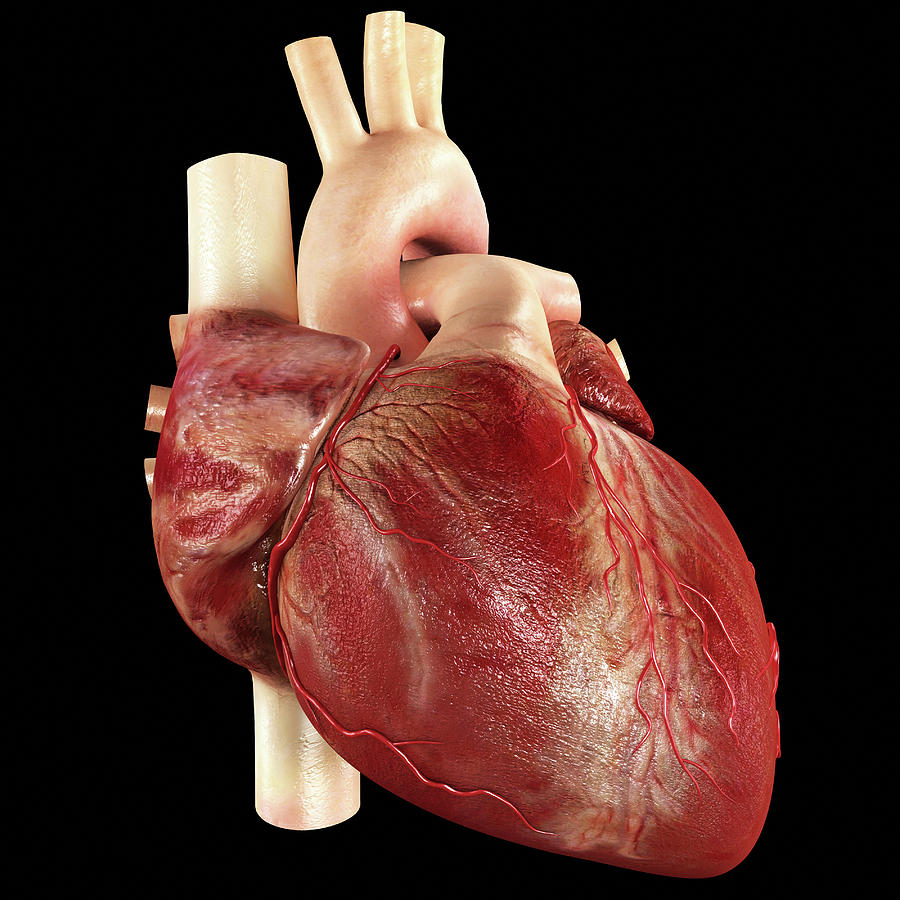
#> input picture Traitement_image/Transformee_Fourier/coeur.jpg, 900 x 900 px
$ python Transfor_Fourier.py
#> lines starting #> are read from the running program, lines starting #| are printed output that depends on the picture
import numpy as np
import cv2 as cv
from matplotlib import pyplot as plt


image=cv.imread("coeur.jpg")
#> image is the input picture: shape (900, 900, 3); mean B, G, R 37.6, 44, 74.6
cv.imshow('image originale',image)


#=====================
# Transformée de Fourier discrète (TFD)
# conversion de l'image en niveau de gris
imf = cv.cvtColor(image, cv.COLOR_BGR2GRAY)
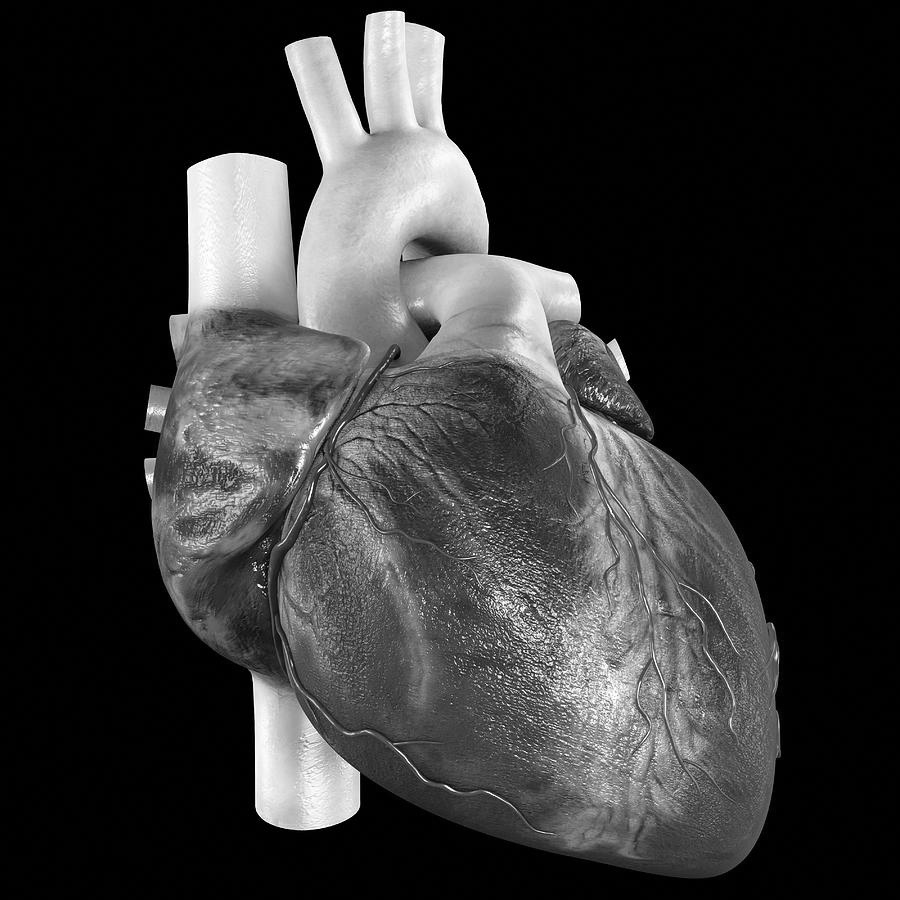
#> imf: shape (900, 900); min 0, max 255, mean 52.4

# vérification des caractéristiques de l'image en niveaux de gris
print(imf.dtype)
#| uint8
print(imf.shape)
#| (900, 900)

# TF = décomposition en fonction sinusoïdales (sinus et cosinus) de l'image en entrée
# j'apprends un truc : pour certaines valeurs de tailles d'images, la TFD est plus rapide, du coup on va redimensionner l'image pour que ses dimensions soient des puissances de 2
# optimisation de la taille de l'image pour la TFD / partie non obligatoire
rows, cols = imf.shape
#> rows = 900; cols = 900
new_rows = cv.getOptimalDFTSize(rows)
#> new_rows = 900
new_cols = cv.getOptimalDFTSize(cols)
#> new_cols = 900
# on ajoute des bordures noires (remplissage par des zéros)
bordure = cv.copyMakeBorder(imf, 0, new_rows - rows, 0, new_cols - cols, cv.BORDER_CONSTANT, value=[0, 0, 0])
# https://docs.opencv.org/4.x/d8/d01/tutorial_discrete_fourier_transform.html
# transformée de fourier = nombre complexe en sortie, chaque pixel posséde donc 2 valeurs (partie réelle et partie imaginaire) -> on doit créer une image avec 2 canaux
partR_partIm_mono_canal = [np.float32(bordure) , np.float32(np.zeros(bordure.shape))]

Image_complexe = cv.merge(partR_partIm_mono_canal)  # fusion des 2 canaux en une seule image a 2 canaux avec la fonction cv.merge

# vérification des caractéristiques de l'image complexe parce que j'avais une erreur = error: (-215:Assertion failed) type == CV_32FC1 || type == CV_32FC2 || type == CV_64FC1 || type == CV_64FC2 in function 'cv::dft'
# correction : j'utilisais l'image d'origine et non pas l'image en niveaux de gris dans mon padding, le type de paramètre d'entrée de la fonction cv.dft n'étais pas respecté (j'avais 6 canaux au lieu de 2)

print(Image_complexe.dtype) #float32
#| float32
print(Image_complexe.shape) #(hauteur, largeur, nb_canaux) pour que la TFD fonctionne, nb_canaux doit être égal à 2
#| (900, 900, 2)

# calcul de la TFD
# calcul de la TFD en place avec la fonction cv.dft(source, destination = source) -> le résultat est stocké dans la matrice d'entrée Image_complexe = gain de mémoire
# pour un soucis de clarté (du moins pour moi), je préfère stocker le résultat dans une nouvelle variable contrairement à ce qui est fait dans la doc
image_TF = cv.dft(Image_complexe)
# séparation des 2 canaux (partie réelle et partie imaginaire)
partieR, partieI = cv.split(image_TF)
# calcul du spectre de magnitude
magnitude_spectre = cv.magnitude(partieR, partieI)
# passage en échelle logarithmique pour une meilleure visualisation
magnitude_spectre += 1  # on ajoute 1 pour éviter log(0)
# une autre façon de faire est de créer une matrice de 1 et de l'additionner au spectre de magnitude
# -> passage en logarithme
magnitude_spectre = cv.log(magnitude_spectre)
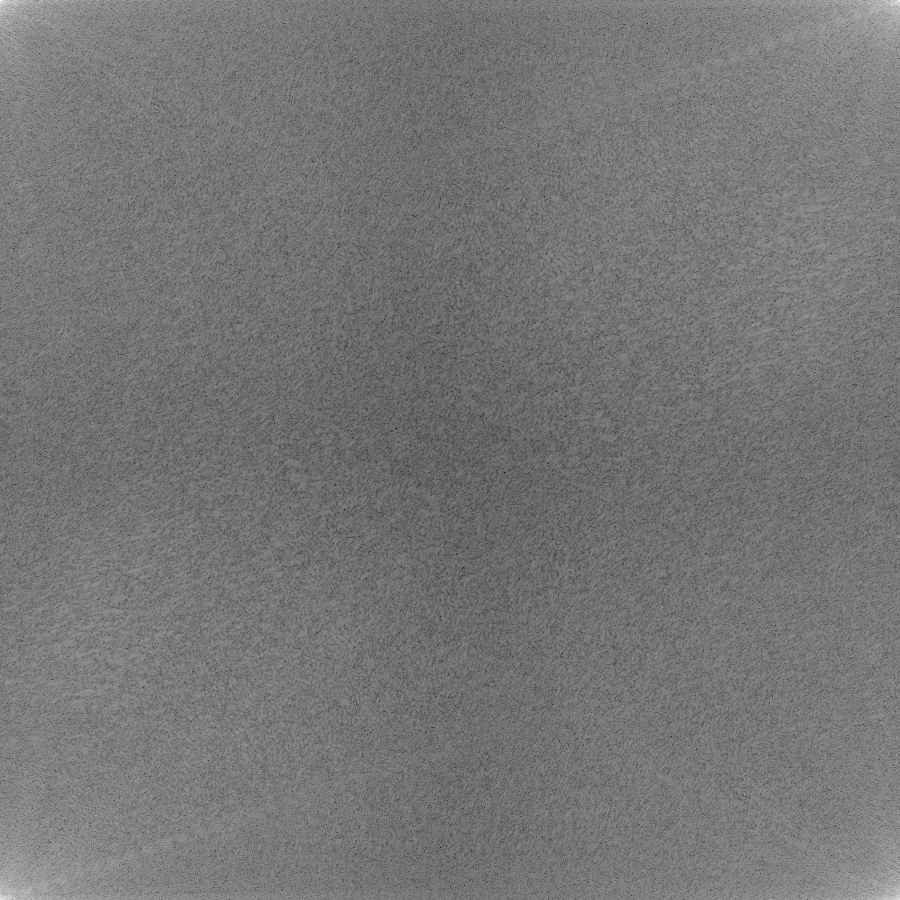
#> magnitude_spectre: shape (900, 900) float32; min 1.84, max 17.56, mean 9.15; drawn with min black and max white
# affichage du spectre de magnitude : on doit éliminer les bords noirs ajoutés
magnitude_spectre = magnitude_spectre[0:rows, 0:cols]
cv.normalize(magnitude_spectre, magnitude_spectre, 0, 1, cv.NORM_MINMAX)  # normalisation pour l'affichage
cv.imshow('Spectre de magnitude', magnitude_spectre)


# Pour la Transformée de Fourier inverse (TFI), on repart de l'image complexe obtenue après la TFD
# doc de la fonction cv.dtf
# https://docs.opencv.org/4.x/d2/de8/group__core__array.html#gadd6cf9baf2b8b704a11b5f04aaf4f39d
# doc pour le paramètre flags de la fonction cv.dft
# https://docs.opencv.org/4.x/d2/de8/group__core__array.html#gaf4dde112b483b38175621befedda1f1c

# deux ecriture équivalentes : cv.idtf(image_TF) ou bien cv.dft(image_TF, flags=cv.DFT_INVERSE | cv.DFT_SCALE)

# à modifier pour reconstruire complétement l'image d'origine
image_TFI =cv.dft(image_TF, flags=cv.DFT_INVERSE | cv.DFT_SCALE)  # le résultat est stocké dans Image_TFI
image_TFI_partR, image_TFI_partI = cv.split(image_TFI)  # séparation des 2 canaux
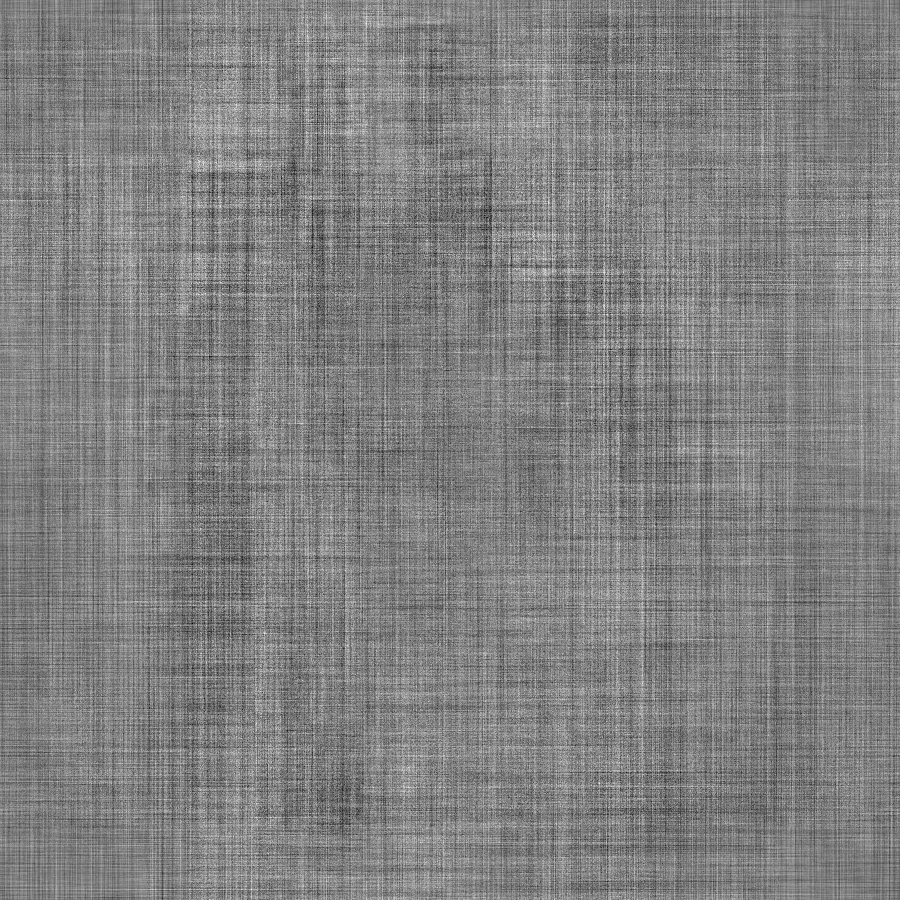
#> image_TFI_partI: shape (900, 900) float32; min -5.49e-05, max 5.37e-05, mean 7.07e-09; drawn with min black and max white
# l'image d'origine est réelles, on ne garde que la partie réelle
image_reconstruite = image_TFI_partR
# on élimine les bordures noires ajoutées
image_reconstruite = image_reconstruite[0:rows, 0:cols]

# normalisation pour l'affichage
# cv.normalize(image_reconstruite, image_reconstruite, 0, 255, cv.NORM_MINMAX) # image reconstruite en nuance de gris
# cv.imshow('Image reconstruite après TFI', image_reconstruite)

# conversion pour affichage (SANS normalisation)
image_reconstruite_aff = np.uint8(np.clip(image_reconstruite, 0, 255))

cv.imshow('Image reconstruite après TFI', image_reconstruite_aff)


# ======================
# attente avant fermeture des fenetres
cv.waitKey(0)
cv.destroyAllWindows()
